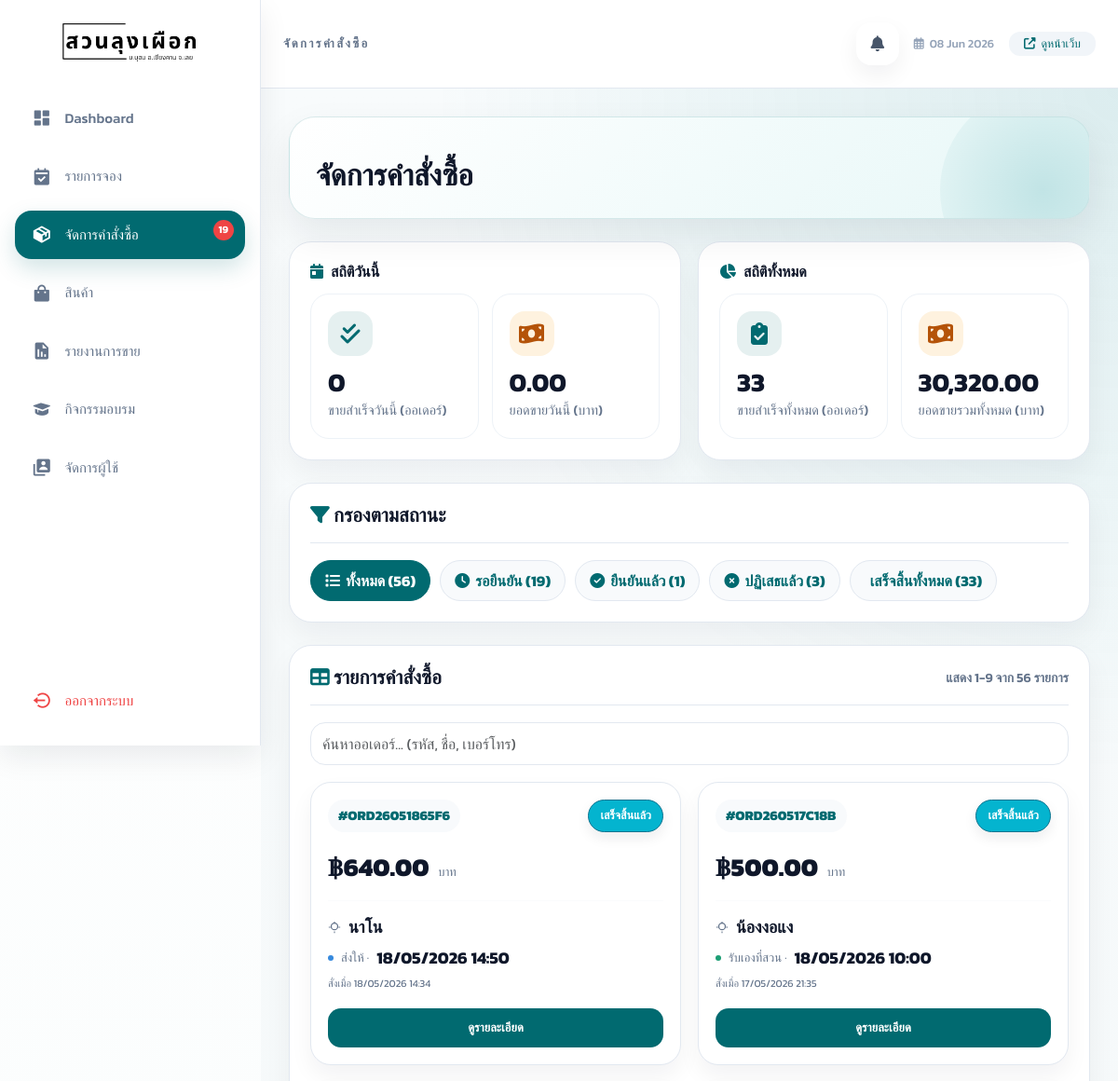
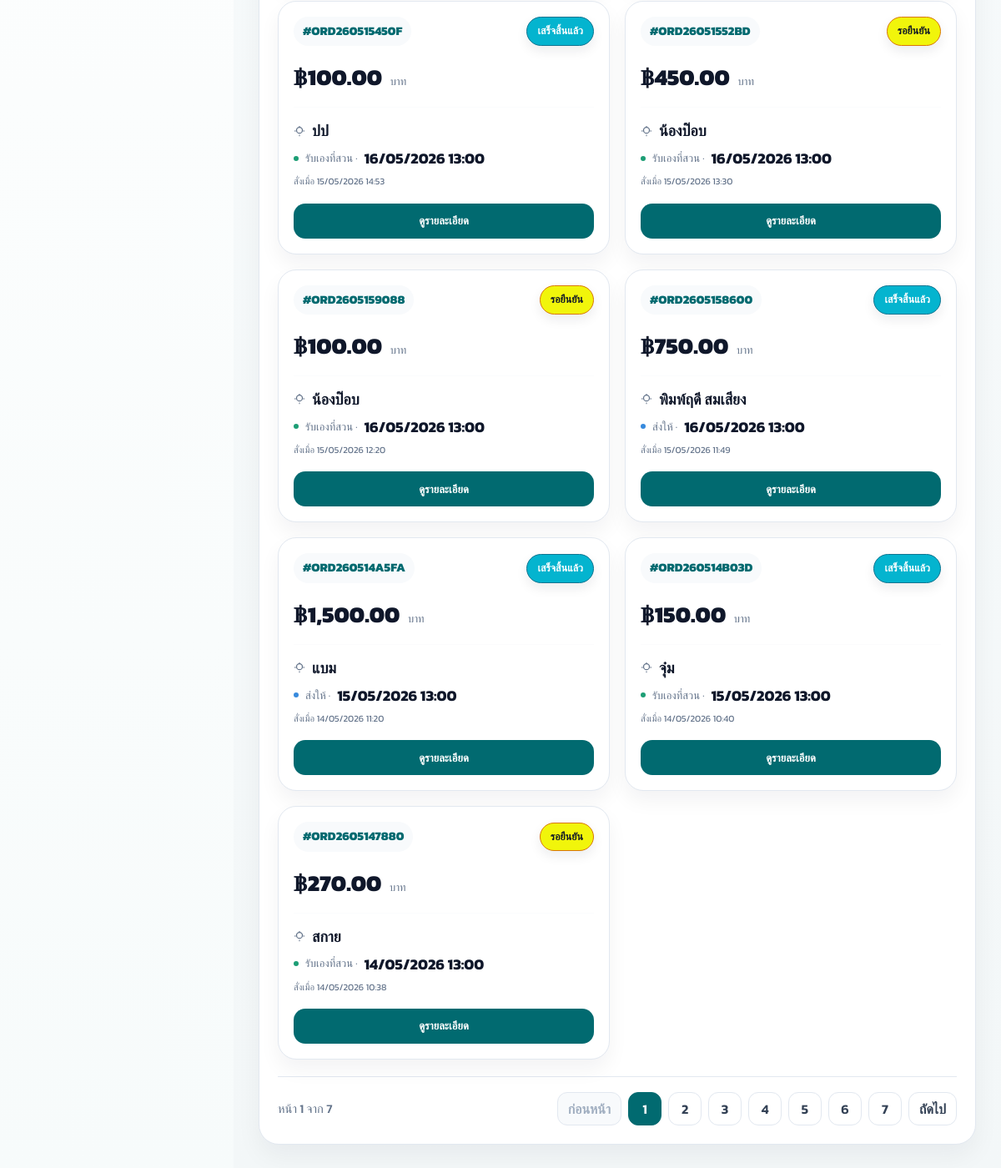
/admin/manage_orders.php (signed in), run on the app's committed database (2 pictures, top to bottom).
### tables this page shows
CREATE TABLE `orders` (
  `order_id` int(11) NOT NULL,
  `order_code` varchar(50) DEFAULT NULL,
  `member_id` int(11) DEFAULT NULL,
  `customer_name` varchar(255) NOT NULL,
  `customer_phone` varchar(20) NOT NULL,
  `customer_address` text NOT NULL,
  `receive_type` enum('pickup','delivery') NOT NULL,
  `receive_datetime` datetime NOT NULL,
  `order_status` enum('pending','approved','rejected','completed') DEFAULT 'pending',
  `order_date` datetime DEFAULT current_timestamp(),
  `admin_note` text DEFAULT NULL,
  `total_amount` decimal(10,2) DEFAULT NULL
);

### admin/manage_orders.php (the view, shortened to what this page needs)
<?php
require_once 'sidebar.php';
$allowedStatuses = ['all', 'pending', 'approved', 'rejected', 'completed'];
$status = $_GET['status'] ?? 'all';
$status = in_array($status, $allowedStatuses, true) ? $status : 'all';
$displayLimit = 9;
$currentPage = max(1, (int)($_GET['page'] ?? 1));
$where = "";
$countSql = "
SELECT COUNT(*) as total_orders
FROM orders o
$where
";
$countStmt = $conn->prepare($countSql);
$countStmt->execute();
$totalFilteredOrders = (int)($countStmt->get_result()->fetch_assoc()['total_orders'] ?? 0);
$totalPages = max(1, (int)ceil($totalFilteredOrders / $displayLimit));
$currentPage = min($currentPage, $totalPages);
$offset = ($currentPage - 1) * $displayLimit;
$showingFrom = $totalFilteredOrders > 0 ? $offset + 1 : 0;
$showingTo = min($offset + $displayLimit, $totalFilteredOrders);
$sql = "
SELECT
    o.*
FROM orders o
$where
ORDER BY o.order_date DESC
LIMIT $displayLimit OFFSET $offset
";
$stmt = $conn->prepare($sql);
$stmt->execute();
$result = $stmt->get_result();
$sql_stats = "
SELECT
    COUNT(*) as total_count, -- ใช้สำหรับ filter (ทั้งหมดจริง)
    SUM(order_status = 'completed') as total_completed, -- ใช้แสดงออเดอร์ทั้งหมด (ที่คุณต้องการ)
    SUM(order_status = 'pending') as pending_count,
    SUM(order_status = 'approved') as approved_count,
    SUM(order_status = 'rejected') as rejected_count,
    SUM(order_status = 'completed') as completed_count
FROM orders
";
$stmt_stats = $conn->prepare($sql_stats);
$stmt_stats->execute();
$stats = $stmt_stats->get_result()->fetch_assoc();
$sql_revenue = "
SELECT COALESCE(SUM(total_amount), 0) as revenue
FROM orders
WHERE order_status = 'completed'
";
$result_revenue = $conn->query($sql_revenue);
$overallRevenueStats = $result_revenue->fetch_assoc();
$todayStart = date('Y-m-d 00:00:00');
$todayEnd = date('Y-m-d 23:59:59');
$sql_today_stats = "
SELECT
    COUNT(order_id) as total_count,
    SUM(order_status = 'pending') as pending_count,
    SUM(order_status = 'approved') as approved_count,
    SUM(order_status = 'completed') as completed_count,
    COALESCE(SUM(
        CASE
            WHEN order_status = 'completed' THEN total_amount
            ELSE 0
        END
    ), 0) as revenue
FROM orders
WHERE receive_datetime BETWEEN ? AND ?
";
$stmt_today_stats = $conn->prepare($sql_today_stats);
$stmt_today_stats->bind_param("ss", $todayStart, $todayEnd);
$stmt_today_stats->execute();
$todayStats = $stmt_today_stats->get_result()->fetch_assoc();
$adminPageExtraHead = <<<'HTML'
<link href="https://cdn.jsdelivr.net/npm/bootstrap@5.3.0/dist/css/bootstrap.min.css" rel="stylesheet">
    <link rel="stylesheet" href="https://cdnjs.cloudflare.com/ajax/libs/font-awesome/6.4.0/css/all.min.css">
HTML;
?>
<div class="orders-shell">
    <section class="orders-hero">
        <div class="orders-hero-grid">
            <div>
                <h1 class="orders-title">จัดการคำสั่งซื้อ</h1>
            </div>
        </div>
    </section>
<div class="stats-layout">
   <section class="stats-group" aria-labelledby="today-stats-title">
        <h5 class="stats-group-title" id="today-stats-title">
            <i class="fas fa-calendar-day"></i> สถิติวันนี้
        </h5>
        <div class="stats-grid">
            <div class="stat-card">
                <div class="stat-icon icon-completed">
                    <i class="fa-solid fa-check-double"></i>
                </div>
                <div class="stat-number"><?= number_format($todayStats['completed_count'] ?? 0) ?></div>
                <div class="stat-title">ขายสำเร็จวันนี้ (ออเดอร์)</div>
            </div>
            <div class="stat-card">
                <div class="stat-icon icon-revenue">
                    <i class="fas fa-money-bill-wave"></i>
                </div>
                <div class="stat-number"><?= number_format($todayStats['revenue'] ?? 0, 2) ?></div>
                <div class="stat-title">ยอดขายวันนี้ (บาท)</div>
            </div>
        </div>
    </section>
    <section class="stats-group" aria-labelledby="overall-stats-title">
        <h5 class="stats-group-title" id="overall-stats-title">
            <i class="fas fa-chart-pie"></i> สถิติทั้งหมด
        </h5>
        <div class="stats-grid">
            <div class="stat-card">
                <div class="stat-icon icon-all">
                    <i class="fa-solid fa-clipboard-check"></i>
                </div>
                <div class="stat-number"><?= number_format($stats['total_completed'] ?? 0) ?></div>
                <div class="stat-title">ขายสำเร็จทั้งหมด (ออเดอร์)</div>
            </div>
            <div class="stat-card">
                <div class="stat-icon icon-revenue">
                    <i class="fas fa-money-bill-wave"></i>
                </div>
                <div class="stat-number"><?= number_format($overallRevenueStats['revenue'] ?? 0, 2) ?></div>
                <div class="stat-title">ยอดขายรวมทั้งหมด (บาท)</div>
            </div>
        </div>
    </section>
</div>
    <div class="dashboard-card">
        <div class="card-header">
            <h5 class="card-title"><i class="fas fa-filter"></i> กรองตามสถานะ</h5>
        </div>
        <div class="order-filter-list">
            <a href="?status=all&page=1"
                class="btn-filter btn-filter-all <?= $status == 'all' ? 'active' : '' ?>">
                <i class="fas fa-list"></i> ทั้งหมด (<?= number_format($stats['total_count'] ?? 0) ?>)
            </a>
            <a href="?status=pending&page=1"
                class="btn-filter btn-filter-pending <?= $status == 'pending' ? 'active' : '' ?>">
                <i class="fas fa-clock"></i> รอยืนยัน (<?= number_format($stats['pending_count'] ?? 0) ?>)
            </a>
            <a href="?status=approved&page=1"
                class="btn-filter btn-filter-approved <?= $status == 'approved' ? 'active' : '' ?>">
                <i class="fas fa-check-circle"></i> ยืนยันแล้ว (<?= number_format($stats['approved_count'] ?? 0) ?>)
            </a>
            <a href="?status=rejected&page=1"
                class="btn-filter btn-filter-rejected <?= $status == 'rejected' ? 'active' : '' ?>">
                <i class="fas fa-times-circle"></i> ปฏิเสธแล้ว (<?= number_format($stats['rejected_count'] ?? 0) ?>)
            </a>
            <a href="?status=completed&page=1"
   class="btn-filter btn-filter-completed <?= $status == 'completed' ? 'active' : '' ?>">
    เสร็จสิ้นทั้งหมด
    (<?= number_format($stats['completed_count'] ?? 0) ?>)
</a>
        </div>
    </div>
    <div class="dashboard-card">
        <div class="card-header">
            <h5 class="card-title">
                <i class="fas fa-table"></i> รายการคำสั่งซื้อ
            </h5>
            <small>แสดง <?= number_format($showingFrom) ?>-<?= number_format($showingTo) ?> จาก <?= number_format($totalFilteredOrders) ?> รายการ</small>
        </div>
        <div class="order-grid">
            <?php if ($result->num_rows > 0): ?>
                <?php while ($order = $result->fetch_assoc()): ?>
                  <div class="order-card">
    <div class="d-flex justify-content-between align-items-center">
        <div class="d-flex align-items-center gap-2">
            <span class="order-code">#<?= htmlspecialchars($order['order_code']) ?></span>
        </div>
        <?php if ($order['order_status'] == 'pending'): ?>
            <span class="status-badge badge-pending">รอยืนยัน</span>
        <?php elseif ($order['order_status'] == 'approved'): ?>
            <span class="status-badge badge-approved">ยืนยันแล้ว</span>
        <?php elseif ($order['order_status'] == 'rejected'): ?>
            <span class="status-badge badge-rejected">ปฏิเสธแล้ว</span>
        <?php elseif ($order['order_status'] == 'completed'): ?>
            <span class="status-badge badge-completed">เสร็จสิ้นแล้ว</span>
        <?php endif; ?>
    </div>
    <div class="order-amount">
        ฿<?= number_format($order['total_amount'], 2) ?>
        <span>บาท</span>
    </div>
    <hr class="order-divider">
    <div class="order-info">
        <div class="info-row">
            <svg width="14" height="14" viewBox="0 0 16 16" fill="none">
                <circle cx="8" cy="7" r="4" stroke="currentColor" stroke-width="1.5"/>
                <path d="M8 1v2M8 13v2M1 8h2M13 8h2" stroke="currentColor" stroke-width="1.2"/>
            </svg>
            <strong><?= htmlspecialchars($order['customer_name']) ?></strong>
        </div>
        <div class="info-row">
            <span class="dot <?= $order['receive_type'] == 'pickup' ? 'dot-pickup' : 'dot-deliver' ?>"></span>
            <?= $order['receive_type'] == 'pickup' ? 'รับเองที่สวน' : 'ส่งให้' ?> ·
            <strong>
                <?= !empty($order['receive_datetime'])
                    ? date('d/m/Y H:i', strtotime($order['receive_datetime']))
                    : '-' ?>
            </strong>
        </div>
        <div class="info-row order-date-small">
            สั่งเมื่อ <?= date('d/m/Y H:i', strtotime($order['order_date'])) ?>
        </div>
    </div>
    <a href="order_detail.php?code=<?= $order['order_code'] ?>" class="btn-detail">
        ดูรายละเอียด
    </a>
</div>
                <?php endwhile; ?>
            <?php endif; ?>
        </div>
        <?php if ($totalPages > 1): ?>
            <div class="pagination-wrap">
                <div class="pagination-info">
                    หน้า <?= number_format($currentPage) ?> จาก <?= number_format($totalPages) ?>
                </div>
                <nav aria-label="เปลี่ยนหน้ารายการคำสั่งซื้อ">
                    <ul class="pagination-list">
                        <?php
                        $paginationParams = $status != 'all' ? ['status' => $status] : ['status' => 'all'];
                        $prevParams = array_merge($paginationParams, ['page' => max(1, $currentPage - 1)]);
                        $nextParams = array_merge($paginationParams, ['page' => min($totalPages, $currentPage + 1)]);
                        ?>
                        <li>
                            <a class="page-link-local <?= $currentPage <= 1 ? 'disabled' : '' ?>"
                                href="?<?= http_build_query($prevParams) ?>">
                                ก่อนหน้า
                            </a>
                        </li>
                        <?php for ($pageNumber = 1; $pageNumber <= $totalPages; $pageNumber++): ?>
                            <?php
                            $pageParams = array_merge($paginationParams, ['page' => $pageNumber]);
                            ?>
                            <li>
                                <a class="page-link-local <?= $pageNumber == $currentPage ? 'active' : '' ?>"
                                    href="?<?= http_build_query($pageParams) ?>">
                                    <?= number_format($pageNumber) ?>
                                </a>
                            </li>
                        <?php endfor; ?>
                        <li>
                            <a class="page-link-local <?= $currentPage >= $totalPages ? 'disabled' : '' ?>"
                                href="?<?= http_build_query($nextParams) ?>">
                                ถัดไป
                            </a>
                        </li>
                    </ul>
                </nav>
            </div>
        <?php endif; ?>
    </div>
</div>

### admin/sidebar.php (style rules this page uses)
:root { --green: #016A70; --green-dark: #01545a; --green-light: #0d8a92; --green-soft: rgba(1, 106, 112, 0.08); --white: #ffffff; --bg: #f4f8f9; --bg-soft: #f8fafc; --text: #0f172a; --text-soft: #64748b; --border: #e2e8f0; --danger: #ef4444; --shadow-sm: 0 4px 12px rgba(15, 23, 42, 0.04); --shadow-md: 0 12px 30px rgba(15, 23, 42, 0.08); --shadow-lg: 0 20px 45px rgba(15, 23, 42, 0.10); --radius-lg: 28px; --radius-md: 20px; --radius-sm: 14px; --sidebar-width: 280px; }
* { margin: 0; padding: 0; box-sizing: border-box; }
html { scroll-behavior: smooth; }
body { font-family: 'Kanit', sans-serif; background: linear-gradient(180deg, #ffffff 0%, #f7fbfb 100%); color: var(--text); overflow-x: hidden; }

### data on the page
orders: order_code "ORD26051865F6", order_status "เสร็จสิ้นแล้ว", total_amount "640.00", customer_name "นาโน", receive_type "ส่งให้", receive_datetime "18/05/2026 14:50", order_date "18/05/2026 14:34"
orders: order_code "ORD260517C18B", order_status "เสร็จสิ้นแล้ว", total_amount "500.00", customer_name "น้องงอแง", receive_type "รับเองที่สวน", receive_datetime "18/05/2026 10:00", order_date "17/05/2026 21:35"
orders: order_code "ORD260515450F", order_status "เสร็จสิ้นแล้ว", total_amount "100.00", customer_name "ปป", receive_type "รับเองที่สวน", receive_datetime "16/05/2026 13:00", order_date "15/05/2026 14:53"
orders: order_code "ORD26051552BD", order_status "รอยืนยัน", total_amount "450.00", customer_name "น้องป๊อบ", receive_type "รับเองที่สวน", receive_datetime "16/05/2026 13:00", order_date "15/05/2026 13:30"
orders: order_code "ORD2605159088", order_status "รอยืนยัน", total_amount "100.00", customer_name "น้องป๊อบ", receive_type "รับเองที่สวน", receive_datetime "16/05/2026 13:00", order_date "15/05/2026 12:20"
orders: order_code "ORD2605158600", order_status "เสร็จสิ้นแล้ว", total_amount "750.00", customer_name "พิมพ์ฤดี สมเสียง", receive_type "ส่งให้", receive_datetime "16/05/2026 13:00", order_date "15/05/2026 11:49"
orders: order_code "ORD260514A5FA", order_status "เสร็จสิ้นแล้ว", total_amount "1,500.00", customer_name "แบม", receive_type "ส่งให้", receive_datetime "15/05/2026 13:00", order_date "14/05/2026 11:20"
orders: order_code "ORD260514B03D", order_status "เสร็จสิ้นแล้ว", total_amount "150.00", customer_name "จุ๋ม", receive_type "รับเองที่สวน", receive_datetime "15/05/2026 13:00", order_date "14/05/2026 10:40"
orders: order_code "ORD2605147880", order_status "รอยืนยัน", total_amount "270.00", customer_name "สกาย", receive_type "รับเองที่สวน", receive_datetime "14/05/2026 13:00", order_date "14/05/2026 10:38"

### other printed values
$total_pending "19"
$title "จัดการคำสั่งซื้อ"
$todayStats['completed_count'] "0"
$todayStats['revenue'] "0.00"
$stats['total_completed'] "33"
$overallRevenueStats['revenue'] "30,320.00"
$stats['total_count'] "56"
$stats['pending_count'] "19"
$stats['approved_count'] "1"
$stats['rejected_count'] "3"
$stats['completed_count'] "33"
$showingFrom "1"
$showingTo "9"
$totalFilteredOrders "56"
$currentPage "1"
